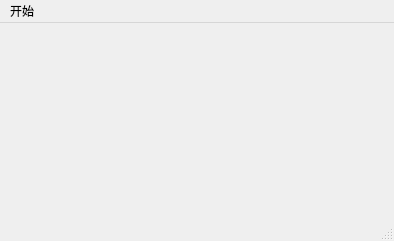
<?xml version="1.0" encoding="UTF-8"?>
<ui version="4.0">
 <class>MainWindow</class>
 <widget class="QMainWindow" name="MainWindow">
  <property name="geometry">
   <rect>
    <x>0</x>
    <y>0</y>
    <width>394</width>
    <height>241</height>
   </rect>
  </property>
  <property name="windowTitle">
   <string>MainWindow</string>
  </property>
  <widget class="QWidget" name="centralwidget"/>
  <widget class="QMenuBar" name="menubar">
   <property name="geometry">
    <rect>
     <x>0</x>
     <y>0</y>
     <width>394</width>
     <height>17</height>
    </rect>
   </property>
   <widget class="QMenu" name="menu">
    <property name="title">
     <string>开始</string>
    </property>
    <addaction name="actiontuic"/>
   </widget>
   <addaction name="menu"/>
  </widget>
  <widget class="QStatusBar" name="statusbar"/>
  <action name="actiontuic">
   <property name="text">
    <string>退出</string>
   </property>
  </action>
 </widget>
 <resources/>
 <connections/>
</ui>
